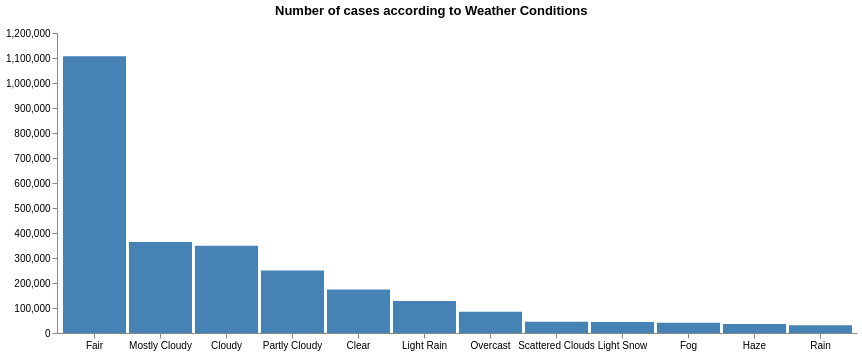

Describe this chart as a Vega-Lite specification.
### Vega specification from a JSON file in a GitHub repository (floating-point values rounded to 4 significant figures)
{"$schema": "https://vega.github.io/schema/vega/v5.json", "title": "Number of cases according to Weather Conditions", "width": 800, "height": 300, "padding": 5, "data": [{"name": "usdata", "values": [{"category": "Fair", "amount": 1107194}, {"category": "Mostly Cloudy", "amount": 363959}, {"category": "Cloudy", "amount": 348767}, {"category": "Partly Cloudy", "amount": 249939}, {"category": "Clear", "amount": 173823}, {"category": "Light Rain", "amount": 128403}, {"category": "Overcast", "amount": 84882}, {"category": "Scattered Clouds", "amount": 45132}, {"category": "Light Snow", "amount": 43752}, {"category": "Fog", "amount": 41226}, {"category": "Haze", "amount": 36354}, {"category": "Rain", "amount": 31044}]}], "signals": [{"name": "tooltip", "value": {}, "on": [{"events": "rect:mouseover", "update": "datum"}, {"events": "rect:mouseout", "update": "{}"}]}], "scales": [{"name": "xscale", "type": "band", "domain": {"data": "usdata", "field": "category"}, "range": "width", "padding": 0.05, "round": true}, {"name": "yscale", "domain": {"data": "usdata", "field": "amount"}, "nice": true, "range": "height"}], "axes": [{"orient": "bottom", "scale": "xscale"}, {"orient": "left", "scale": "yscale"}], "marks": [{"type": "rect", "from": {"data": "usdata"}, "encode": {"enter": {"x": {"scale": "xscale", "field": "category"}, "width": {"scale": "xscale", "band": 1}, "y": {"scale": "yscale", "field": "amount"}, "y2": {"scale": "yscale", "value": 0}}, "update": {"fill": {"value": "steelblue"}}, "hover": {"fill": {"value": "red"}}}}, {"type": "text", "encode": {"enter": {"align": {"value": "center"}, "baseline": {"value": "bottom"}, "fill": {"value": "#333"}}, "update": {"x": {"scale": "xscale", "signal": "tooltip.category", "band": 0.5}, "y": {"scale": "yscale", "signal": "tooltip.amount", "offset": -2}, "text": {"signal": "tooltip.amount"}, "fillOpacity": [{"test": "datum === tooltip", "value": 0}, {"value": 1}]}}}]}
